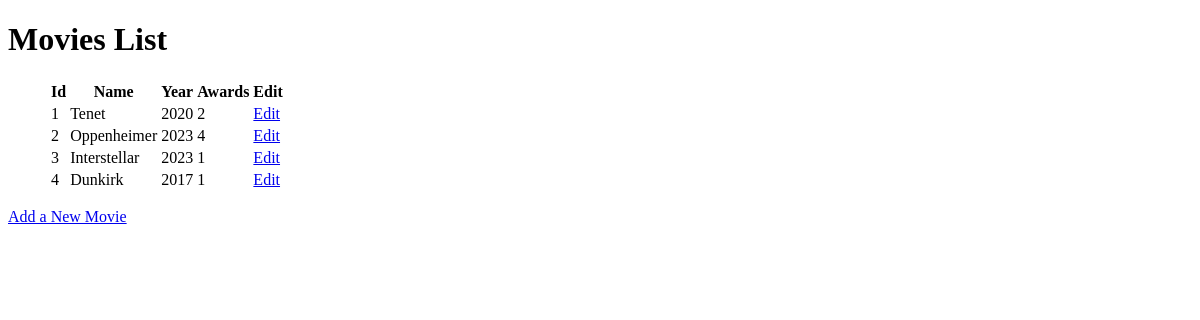
The app's page /, older data.
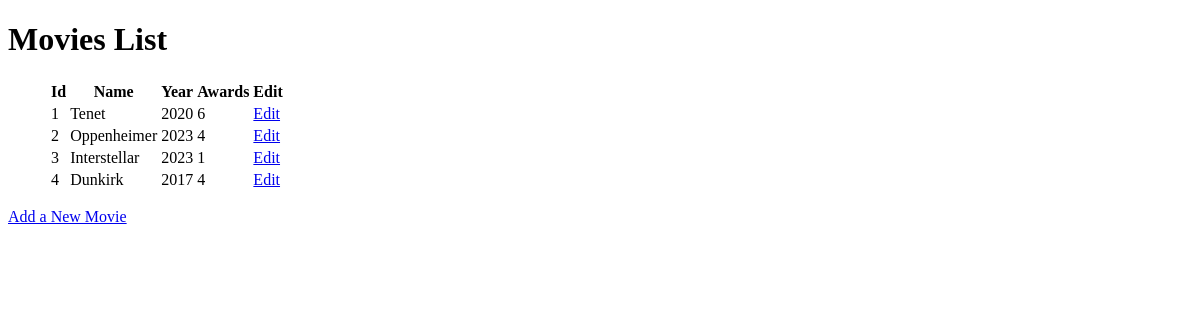
The same page, newer data.
### flask_application_assignment.py (models this page shows)
class Movie(db.Model):
    __table_args__ = {'extend_existing': True}
    __tablename__ = "movies"
    id = db.Column(db.Integer, primary_key=True)
    name = db.Column(db.String, nullable=False)
    year = db.Column(db.Integer)
    awards = db.Column(db.Integer)

### flask_application_assignment.py (the view)
@app.route('/', methods=['GET'])
def index():
    movies = Movie.query.all()
    return render_template('index.html', movies=movies)

### templates/index.html (shortened to what this page needs)
<!DOCTYPE html>
<html lang="en">
<head>
</head>
<body>
    <h1>Movies List</h1>
    <ol>
        <table>
            <thead>
                <th>Id</th>
                <th>Name</th>
                <th>Year</th>
                <th>Awards</th>
                <th>Edit</th>
            </thead>
            {% for movie in movies %}
            <tr>
                <td>{{movie.id}}</td>
                <td>{{movie.name}}</td>
                <td>{{movie.year}}</td>
                <td>{{movie.awards}}</td>
                <td>
                    <a href="{{ url_for('add_movie', id=movie.id)}}">Edit</a>
                </td>
            </tr>
            {% endfor %}
        </table>
    </ol>
    <a href="{{ url_for('add_movie') }}">Add a New Movie</a>
</body>
</html>

Row changes from the older to the newer data that the page shows:
changed Movie "Tenet": awards "2" → "6"
changed Movie "Dunkirk": awards "1" → "4"
